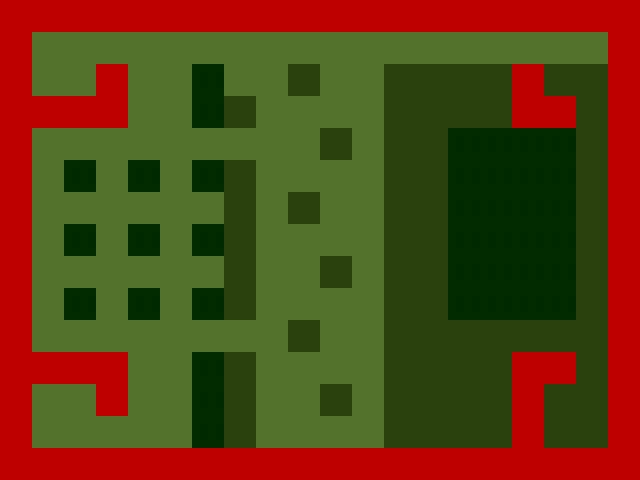

A 2D game scene composited from a Tiled map and its tileset images. What follows is a short description and the map's XML, with every tile layer's data as written:
An orthogonal 20x15 tile map with 32x32 px tiles, 1 tile layer (Tile Layer 1).

<map version="1.0" orientation="orthogonal" width="20" height="15" tilewidth="32" tileheight="32">
 <tileset firstgid="1" name="Grass" tilewidth="32" tileheight="32">
  <image source="Grass.png" width="128" height="32" />
 </tileset>
 <layer name="Tile Layer 1" width="20" height="15">
  <data>
   <tile gid="4" />
   <tile gid="4" />
   <tile gid="4" />
   <tile gid="4" />
   <tile gid="4" />
   <tile gid="4" />
   <tile gid="4" />
   <tile gid="4" />
   <tile gid="4" />
   <tile gid="4" />
   <tile gid="4" />
   <tile gid="4" />
   <tile gid="4" />
   <tile gid="4" />
   <tile gid="4" />
   <tile gid="4" />
   <tile gid="4" />
   <tile gid="4" />
   <tile gid="4" />
   <tile gid="4" />
   <tile gid="4" />
   <tile gid="1" />
   <tile gid="1" />
   <tile gid="1" />
   <tile gid="1" />
   <tile gid="1" />
   <tile gid="1" />
   <tile gid="1" />
   <tile gid="1" />
   <tile gid="1" />
   <tile gid="1" />
   <tile gid="1" />
   <tile gid="1" />
   <tile gid="1" />
   <tile gid="1" />
   <tile gid="1" />
   <tile gid="1" />
   <tile gid="1" />
   <tile gid="1" />
   <tile gid="4" />
   <tile gid="4" />
   <tile gid="1" />
   <tile gid="1" />
   <tile gid="4" />
   <tile gid="1" />
   <tile gid="1" />
   <tile gid="3" />
   <tile gid="1" />
   <tile gid="1" />
   <tile gid="2" />
   <tile gid="1" />
   <tile gid="1" />
   <tile gid="2" />
   <tile gid="2" />
   <tile gid="2" />
   <tile gid="2" />
   <tile gid="4" />
   <tile gid="2" />
   <tile gid="2" />
   <tile gid="4" />
   <tile gid="4" />
   <tile gid="4" />
   <tile gid="4" />
   <tile gid="4" />
   <tile gid="1" />
   <tile gid="1" />
   <tile gid="3" />
   <tile gid="2" />
   <tile gid="1" />
   <tile gid="1" />
   <tile gid="1" />
   <tile gid="1" />
   <tile gid="2" />
   <tile gid="2" />
   <tile gid="2" />
   <tile gid="2" />
   <tile gid="4" />
   <tile gid="4" />
   <tile gid="2" />
   <tile gid="4" />
   <tile gid="4" />
   <tile gid="1" />
   <tile gid="1" />
   <tile gid="1" />
   <tile gid="1" />
   <tile gid="1" />
   <tile gid="1" />
   <tile gid="1" />
   <tile gid="1" />
   <tile gid="1" />
   <tile gid="2" />
   <tile gid="1" />
   <tile gid="2" />
   <tile gid="2" />
   <tile gid="3" />
   <tile gid="3" />
   <tile gid="3" />
   <tile gid="3" />
   <tile gid="2" />
   <tile gid="4" />
   <tile gid="4" />
   <tile gid="1" />
   <tile gid="3" />
   <tile gid="1" />
   <tile gid="3" />
   <tile gid="1" />
   <tile gid="3" />
   <tile gid="2" />
   <tile gid="1" />
   <tile gid="1" />
   <tile gid="1" />
   <tile gid="1" />
   <tile gid="2" />
   <tile gid="2" />
   <tile gid="3" />
   <tile gid="3" />
   <tile gid="3" />
   <tile gid="3" />
   <tile gid="2" />
   <tile gid="4" />
   <tile gid="4" />
   <tile gid="1" />
   <tile gid="1" />
   <tile gid="1" />
   <tile gid="1" />
   <tile gid="1" />
   <tile gid="1" />
   <tile gid="2" />
   <tile gid="1" />
   <tile gid="2" />
   <tile gid="1" />
   <tile gid="1" />
   <tile gid="2" />
   <tile gid="2" />
   <tile gid="3" />
   <tile gid="3" />
   <tile gid="3" />
   <tile gid="3" />
   <tile gid="2" />
   <tile gid="4" />
   <tile gid="4" />
   <tile gid="1" />
   <tile gid="3" />
   <tile gid="1" />
   <tile gid="3" />
   <tile gid="1" />
   <tile gid="3" />
   <tile gid="2" />
   <tile gid="1" />
   <tile gid="1" />
   <tile gid="1" />
   <tile gid="1" />
   <tile gid="2" />
   <tile gid="2" />
   <tile gid="3" />
   <tile gid="3" />
   <tile gid="3" />
   <tile gid="3" />
   <tile gid="2" />
   <tile gid="4" />
   <tile gid="4" />
   <tile gid="1" />
   <tile gid="1" />
   <tile gid="1" />
   <tile gid="1" />
   <tile gid="1" />
   <tile gid="1" />
   <tile gid="2" />
   <tile gid="1" />
   <tile gid="1" />
   <tile gid="2" />
   <tile gid="1" />
   <tile gid="2" />
   <tile gid="2" />
   <tile gid="3" />
   <tile gid="3" />
   <tile gid="3" />
   <tile gid="3" />
   <tile gid="2" />
   <tile gid="4" />
   <tile gid="4" />
   <tile gid="1" />
   <tile gid="3" />
   <tile gid="1" />
   <tile gid="3" />
   <tile gid="1" />
   <tile gid="3" />
   <tile gid="2" />
   <tile gid="1" />
   <tile gid="1" />
   <tile gid="1" />
   <tile gid="1" />
   <tile gid="2" />
   <tile gid="2" />
   <tile gid="3" />
   <tile gid="3" />
   <tile gid="3" />
   <tile gid="3" />
   <tile gid="2" />
   <tile gid="4" />
   <tile gid="4" />
   <tile gid="1" />
   <tile gid="1" />
   <tile gid="1" />
   <tile gid="1" />
   <tile gid="1" />
   <tile gid="1" />
   <tile gid="1" />
   <tile gid="1" />
   <tile gid="2" />
   <tile gid="1" />
   <tile gid="1" />
   <tile gid="2" />
   <tile gid="2" />
   <tile gid="2" />
   <tile gid="2" />
   <tile gid="2" />
   <tile gid="2" />
   <tile gid="2" />
   <tile gid="4" />
   <tile gid="4" />
   <tile gid="4" />
   <tile gid="4" />
   <tile gid="4" />
   <tile gid="1" />
   <tile gid="1" />
   <tile gid="3" />
   <tile gid="2" />
   <tile gid="1" />
   <tile gid="1" />
   <tile gid="1" />
   <tile gid="1" />
   <tile gid="2" />
   <tile gid="2" />
   <tile gid="2" />
   <tile gid="2" />
   <tile gid="4" />
   <tile gid="4" />
   <tile gid="2" />
   <tile gid="4" />
   <tile gid="4" />
   <tile gid="1" />
   <tile gid="1" />
   <tile gid="4" />
   <tile gid="1" />
   <tile gid="1" />
   <tile gid="3" />
   <tile gid="2" />
   <tile gid="1" />
   <tile gid="1" />
   <tile gid="2" />
   <tile gid="1" />
   <tile gid="2" />
   <tile gid="2" />
   <tile gid="2" />
   <tile gid="2" />
   <tile gid="4" />
   <tile gid="2" />
   <tile gid="2" />
   <tile gid="4" />
   <tile gid="4" />
   <tile gid="1" />
   <tile gid="1" />
   <tile gid="1" />
   <tile gid="1" />
   <tile gid="1" />
   <tile gid="3" />
   <tile gid="2" />
   <tile gid="1" />
   <tile gid="1" />
   <tile gid="1" />
   <tile gid="1" />
   <tile gid="2" />
   <tile gid="2" />
   <tile gid="2" />
   <tile gid="2" />
   <tile gid="4" />
   <tile gid="2" />
   <tile gid="2" />
   <tile gid="4" />
   <tile gid="4" />
   <tile gid="4" />
   <tile gid="4" />
   <tile gid="4" />
   <tile gid="4" />
   <tile gid="4" />
   <tile gid="4" />
   <tile gid="4" />
   <tile gid="4" />
   <tile gid="4" />
   <tile gid="4" />
   <tile gid="4" />
   <tile gid="4" />
   <tile gid="4" />
   <tile gid="4" />
   <tile gid="4" />
   <tile gid="4" />
   <tile gid="4" />
   <tile gid="4" />
   <tile gid="4" />
  </data>
 </layer>
</map>
